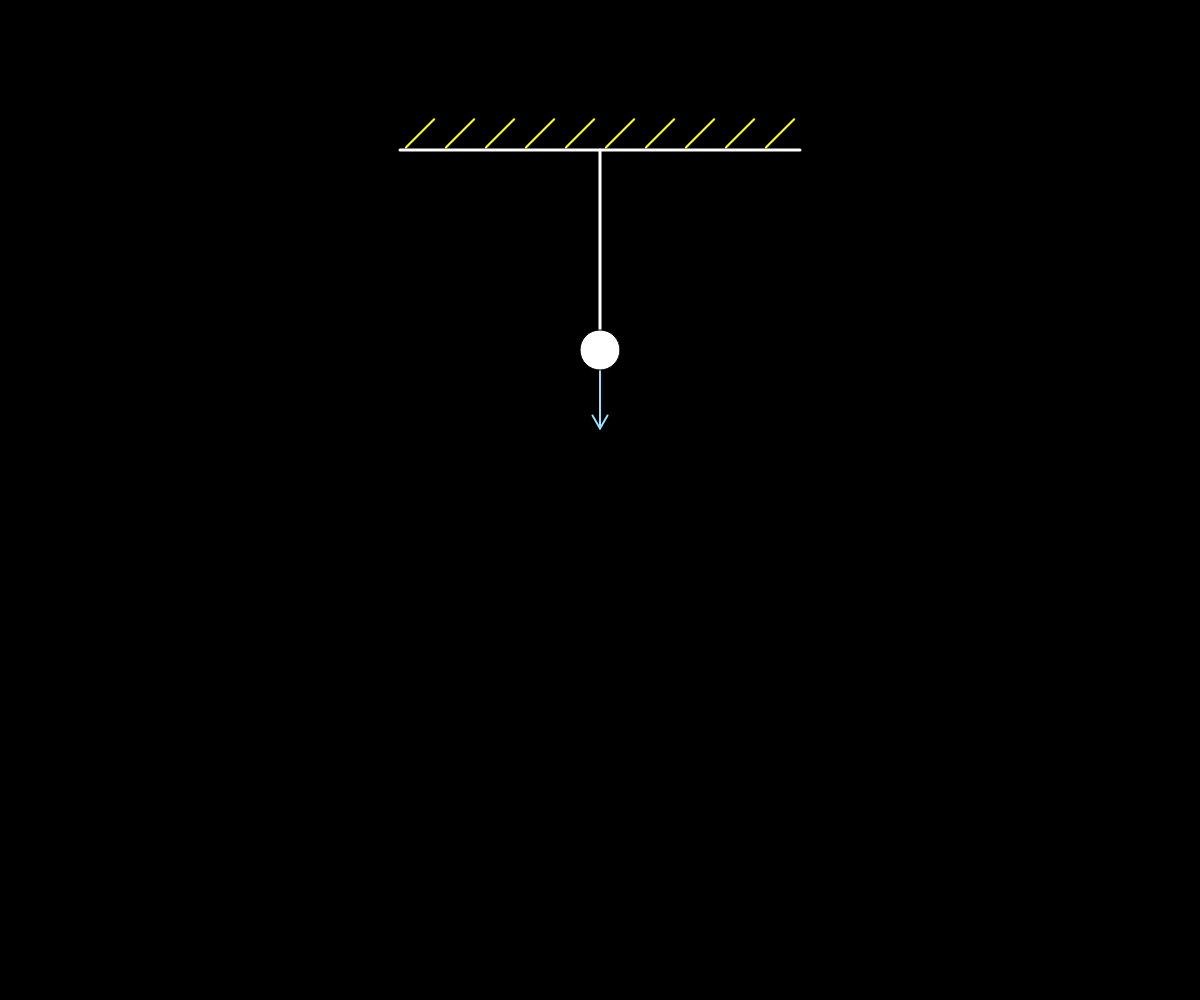
Frame 1 (no input)
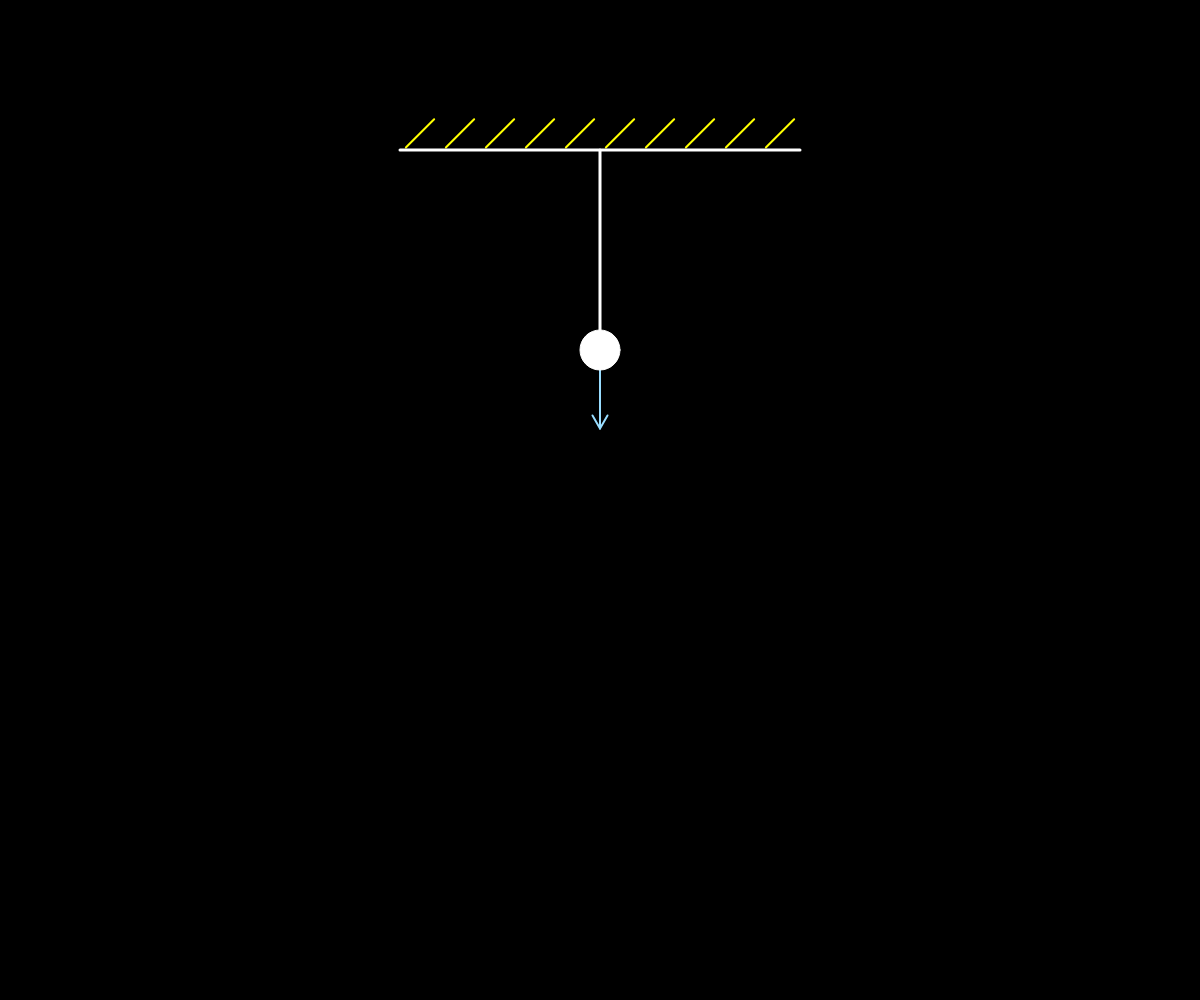
Frame 60 (no input)
Frame 120 (the mouse pressed at the canvas centre since frame 60): identical to frame 60, image omitted

The p5.js sketch that drew these frames (run headless with seeded random() and noise() and a simulated clock; from frame 60 on, the mouse is pressed at the canvas centre):

// p5.js sketch
// ── sketch.js
let pendulum;
//let arrow;
//let dashed_line;
function setup() {
  createCanvas(windowWidth, windowHeight);
  angleMode(DEGREES);
  colorMode(RGB, 255)
  ellipseMode(CENTER);
                          //x    ,   y    , angle , str_len , str_clr, b_m, b_clr
  pendulum = new Pendulum(width/2,   150,     0   ,  200   ,    color(255,255,255),   20,  color(255,255,255), color(0,0,0), 0.2);

}

function mouseDragged(){
  if(mouseY>pendulum.Y && !pendulum.move){
    let angle = asin(abs(pendulum.X-mouseX)/calcDist(pendulum.X, pendulum.Y, mouseX, mouseY))
    if(mouseX<pendulum.X){
      angle = -1*angle;
    }
    pendulum.curr_angle = angle;
    pendulum.curr_velocity = 0;
    pendulum.last_velocity = 0;
    pendulum.curr_acceleration = 0;
    pendulum.stop_flag=false;
  }
}

function draw() {
  background(0);
  pendulum.oscillate();
  //dashed_line.show();
  //arrow.show();
  //arrow.update_pos(width/2, height/2, mouseX, mouseY);
}
// ── pendulum.js
class DashedLine{
  constructor(x1,y1,x2,y2,num_dashes,dash_angle,thickness,clr,sub_flag){
    this.X1=x1;
    this.Y1=y1;
    this.X2=x2;
    this.Y2=y2;
    
    this.x1=this.X1;
    this.y1=this.Y1;
    this.x2=0;
    this.y2=0;
    
    this.X=0;
    this.Y=0;
    
    this.num_dashes = num_dashes;
    this.thickness = thickness;
    this.clr = clr;
    this.dash_angle = dash_angle;
    this.sub_flag = sub_flag;
    
    this.len = sqrt((this.X2-this.X1)*(this.X2-this.X1) + (this.Y2-this.Y1)*(this.Y2-this.Y1));
    this.angle = acos((this.X2-this.X1)/this.len);
    this.dash_len = this.len/this.num_dashes;
    if(this.sub_flag){
     this.subtractor = this.dash_len/4 + this.thickness/3;
    }
  }
  
  show(){
    
    for(let i=0; i<this.num_dashes; i++){
      
      this.x2 = this.dash_len*cos(this.angle)+this.x1;
      this.y2 = this.dash_len*sin(this.angle)+this.y1;
      
      //midpoint
      this.X=(this.x1+this.x2)/2;
      this.Y=(this.y1+this.y2)/2;
      
      push();
      stroke(this.clr);
      strokeWeight(this.thickness);
      
      let a1, b1, a2, b2;
      if(this.sub_flag){
        a1 = ((this.dash_len-this.subtractor)*cos(this.dash_angle))/2+this.X;
        b1 = this.Y-((this.dash_len-this.subtractor)*sin(this.dash_angle))/2;
        a2 = this.X-((this.dash_len-this.subtractor)*cos(this.dash_angle))/2;
        b2 = ((this.dash_len-this.subtractor)*sin(this.dash_angle))/2+this.Y;
      } else {
        a1 = (this.dash_len*cos(this.dash_angle))/2+this.X;
        b1 = this.Y-(this.dash_len*sin(this.dash_angle))/2;
        a2 = this.X-(this.dash_len*cos(this.dash_angle))/2;
        b2 = (this.dash_len*sin(this.dash_angle))/2+this.Y;
      }
       
      line(a1, b1, a2, b2);
      pop();
      
      this.x1 = this.x2;
      this.y1 = this.y2;
    }
    
    this.x1=this.X1;
    this.y1=this.Y1;
    this.x2=0;
    this.y2=0;
  }
  
  reset(){
    this.x1=this.X1;
    this.y1=this.Y1;
    this.x2=0;
    this.y2=0;
    
    this.X=0;
    this.Y=0;
    
    this.len = sqrt((this.X2-this.X1)*(this.X2-this.X1) + (this.Y2-this.Y1)*(this.Y2-this.Y1));
    this.angle = acos((this.X2-this.X1)/this.len);
    this.dash_len = this.len/this.num_dashes;
  }
  
}

class ArrowLine{
  constructor(x1, y1, x2, y2, arrow_angle, arrow_len, line_color, line_thickness){
    this.x1=x1;
    this.y1=y1;
    this.x2=x2;
    this.y2=y2;
    
    this.arrow_angle=arrow_angle;
    this.arrow_len=arrow_len;
    
    this.line_color=line_color;
    this.line_thickness=line_thickness;
    
    this.len = sqrt((this.x2-this.x1)*(this.x2-this.x1)+(this.y2-this.y1)*(this.y2-this.y1));
    this.angle = atan2(y2-y1, x2-x1);
  }
  
  show(){
    push();
    stroke(this.line_color);
    strokeWeight(this.line_thickness);
    //main line
    line(this.x1, this.y1, this.x2, this.y2);
    //arrow-head
    line(this.x2-this.arrow_len*cos(this.angle+this.arrow_angle), this.y2-this.arrow_len*sin(this.angle+this.arrow_angle), this.x2, this.y2);
    line(this.x2-this.arrow_len*cos(this.angle-this.arrow_angle), this.y2-this.arrow_len*sin(this.angle-this.arrow_angle), this.x2, this.y2);
    pop();
  }
  
  update_pos(x1, y1, x2, y2){
    this.x1=x1;
    this.y1=y1;
    this.x2=x2;
    this.y2=y2;
    
    //this.len = sqrt((this.x2-this.x1)*(this.x2-this.x1)+(this.y2-this.y1)*(this.y2-this.y1));
    this.angle = atan2(y2-y1, x2-x1);
  }
  
  setLength(len){
    this.len=len;
  }
  
}

function calc_tangent_arrow(x1, y1, x2, y2, arrow, num){
  // Calculate direction of the line
  let dx = x2 - x1;
  let dy = y2 - y1;

  // Calculate perpendicular direction
  let px = -dy; // Perpendicular x component
  let py = dx;  // Perpendicular y component

  // Normalize the perpendicular vector to get the desired length
  let length = sqrt(px * px + py * py);
  px = px / length * arrow.len;
  py = py / length * arrow.len;

  // Draw the normal line at the end of the given line
  let nx1 = x2;
  let ny1 = y2;
  let nx2 = 0;
  let ny2 = 0;
  if(num==0){
    nx2 = x2 - px;
    ny2 = y2 - py;
  } else{
    nx2 = x2 + px;
    ny2 = y2 + py;
  }
  
  arrow.update_pos(nx1, ny1, nx2, ny2);
}

function calc_same_dir_arrow(x1, y1, x2, y2, arrow){
  //direction
  let dx=x2-x1;
  let dy=y2-y1;
  
  let px = dx; // Perpendicular x component
  let py = dy; // Perpendicular y component

  // Normalize the perpendicular vector to get the desired length
  let length = sqrt(px * px + py * py);
  px = px / length * arrow.len;
  py = py / length * arrow.len;
  
  let nx1 = x2;
  let ny1 = y2;
  let nx2 = x2 + px;
  let ny2 = y2 + py;
  arrow.update_pos(nx1, ny1, nx2, ny2);
  
}

function calcDist(x1, y1, x2, y2){
  return Math.sqrt((x2-x1)*(x2-x1)+(y2-y1)*(y2-y1))
}

class Pendulum{
  constructor(x, y, angle, string_length, string_color, ball_mass, ball_color, ball_stroke, friction){
    this.X=x;
    this.Y=y;
    this.str_len=string_length;
    this.str_clr=string_color;
    this.ball_radius=ball_mass;
    this.ball_mass=ball_mass;
    this.ball_color=ball_color;
    this.ball_stroke=ball_stroke;
    this.angle=angle;
    this.curr_angle=this.angle;
    //velocity
    this.curr_velocity = 0;
    this.last_velocity = 0;
    this.stop_flag=false;
    //acceleration
    this.curr_acceleration = 0;
    //gravity
    this.gravity = 9.81;
    //friction
    this.friction = (100-friction)/100;
    this.arrow_scaledown=0.4;
    this.animation_slowdown=0.2;
    //mouseInteraction
    this.move=true;
    //sound
    this.sound_playing=false;
    
    this.x=0;
    this.y=0;
    
    this.x=this.str_len*cos(0) + this.X;
    this.y=this.str_len*sin(90) + this.Y;
        
    this.mid_dashed_line = new DashedLine(this.X,this.Y,this.X,this.y+this.ball_radius,15,90,2,color(255,255,255),true);
    
    this.top_dashed_line = new DashedLine(this.X - this.str_len,this.Y-this.str_len/12,this.X+this.str_len,this.Y-this.str_len/12,10,45,2,color(255,255,0),false);
    
    //x1, y1, x2, y2, arrow_angle, arrow_len, line_color, line_thickness
    this.weight_arrow = new ArrowLine(this.x, this.y, this.x, this.y+this.ball_mass*this.gravity*this.arrow_scaledown, 30, 15, color(153,221,255), 2);
    
    this.velocity_arrow = new ArrowLine(this.x, this.y, this.x, this.y, 30, 15, color(255,255,153), 2);
    calc_tangent_arrow(this.X, this.Y, this.x, this.y, this.velocity_arrow, this.giveDirection());
    
    this.cos_arrow = new ArrowLine(this.x, this.y, this.x, this.y, 30, 15, color(255,170,153), 2)
    calc_same_dir_arrow(this.X, this.Y, this.x, this.y, this.cos_arrow)
    
    this.calcPos();
    
  }
  
  oscillate(){
    this.mid_dashed_line.show();
    this.top_dashed_line.show();
    push();
    stroke(255);
    strokeWeight(3);
    line(this.X-this.str_len, this.Y, this.X+this.str_len, this.Y);
    noFill();
    //print(this.curr_angle);
    if(abs(this.curr_angle)>=1){
      if(this.curr_angle>0){
        arc(this.X, this.Y, this.str_len/5 * 2, this.str_len/5 * 2, 90-this.curr_angle, 90);
      } else if(this.curr_angle<0){
        arc(this.X, this.Y, this.str_len/5 * 2, this.str_len/5 * 2, 90, 90-this.curr_angle);
      }
    }
    push();
    stroke(this.str_clr);
    line(this.X, this.Y, this.x, this.y);
    pop();
    
    pop();
    
    this.showForces();
    
    //ellipseMode(CENTER);
    push();
    fill(this.ball_color);
    stroke(this.ball_stroke);
    ellipse(this.x, this.y, this.ball_radius*2);
    pop();
    
    this.calcPos();
    let r = map(abs(sin(this.curr_angle)), 0, 1, 255, 0);
    let g = map(abs(sin(this.curr_angle)), 0, 1, 255, 0);
    let b = abs(sin(this.curr_angle));
    //this.setBallColor(color(r,g,b));
    
    this.enableMouseInteraction();
    
    //push();
    //stroke(255);
    //fill(255)
    //text(floor(this.velocity_arrow.len), 7/8 * width, 7/8*height);
    
    //if(mouseY>this.Y){
      //if(mouseX<this.X){
        //text(-1*floor(asin(abs(this.X-mouseX)/calcDist(this.X, this.Y, mouseX, mouseY))), 7/8 * width, 7/8*height + 30);
      //} else {
        //text(floor(asin(abs(this.X-mouseX)/calcDist(this.X, this.Y, mouseX, mouseY))), 7/8 * width, 7/8*height + 30);
      //}
    //}
    
    //text(this.curr_angle,  7/8 * width, 7/8*height + 60)
    //line(this.X, this.Y, mouseX, mouseY)
    //pop();
  }
  
  calcPos(){
    
    if(this.move){
        if(!this.stop_flag){
        let force = this.ball_mass*this.gravity*sin(this.curr_angle)*this.animation_slowdown;
        this.curr_acceleration = (-1*force)/this.str_len;
        this.curr_velocity += this.curr_acceleration;
        //print(second());
      }

      if(abs(this.curr_velocity-this.last_velocity)>=0.00001){
        this.curr_velocity *= this.friction;
      } else {
        this.stop_flag=true;
      }

      if(!this.stop_flag){
        this.last_velocity=this.curr_velocity;
        this.curr_angle += this.curr_velocity; 
      }
    }
    
    //if(this.curr_angle==0){
      //this.sound_playing=true;
    //}
    
    //if(this.sound_playing){
      //tick_sound.play();
      //this.sound_playing=false;
    //}
    
    this.x=this.str_len*sin(this.curr_angle) + this.X;
    this.y=this.str_len*cos(this.curr_angle) + this.Y;
    
  }
  
  showForces(){
    this.velocity_arrow.setLength(this.ball_mass*this.gravity*abs(sin(this.curr_angle))*this.arrow_scaledown);
    calc_tangent_arrow(this.X, this.Y, this.x, this.y, this.velocity_arrow, this.giveDirection());
    this.velocity_arrow.show();
    
    this.cos_arrow.setLength(this.ball_mass*this.gravity*abs(sin(this.curr_angle))*this.arrow_scaledown)
    calc_same_dir_arrow(this.X, this.Y, this.x, this.y, this.cos_arrow)
    this.cos_arrow.show();
    
    this.weight_arrow.update_pos(this.x, this.y, this.x, this.y+this.ball_mass*this.gravity*this.arrow_scaledown);
    this.weight_arrow.show();
  }
  
  giveDirection(){
    if (this.velocity_arrow.x1 < this.X){
      //left case
      return 0;
    } else if(this.velocity_arrow.x1 > this.X){
      //right case
      return 1;
    }
  }
  
  setBallColor(clr){
    this.ball_color = clr;
  }
  
  enableMouseInteraction(){
    let distance = sqrt((this.x-mouseX)*(this.x-mouseX)+(this.y-mouseY)*(this.y-mouseY));
    
    if(!this.move){
      this.ball_stroke = color(0,0,0);
      this.setBallColor(color(255,255,0));
    } else {
      this.ball_stroke = color(255,255,255);
      this.setBallColor(color(255,255,255));
    }
    
    if(distance<this.ball_radius+this.ball_radius/2){
      this.ball_stroke = color(0,0,0);
      this.setBallColor(color(255,255,0));
      if(mouseIsPressed){
        this.move=false
      } else {
        this.move=true
      }
    } else{
      if(!mouseIsPressed && !this.move){
        this.move=true;
      }
    }
  }
}
